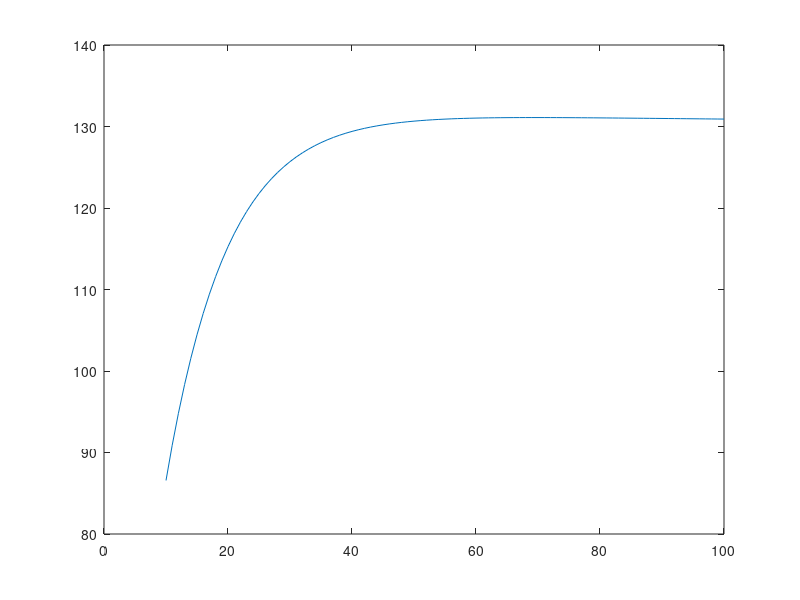

The MATLAB script that drew this image:
clc
clear all
N=10:100;
S0=86.57;
c=20;
b=1;
a=5;
N0=10;
S=S0*((N/N0).^(-1/a)+c*(1-exp(-b*(N/N0))))/(1+c*(1-1/exp(b)));
plot(N,S)
[N' S']
